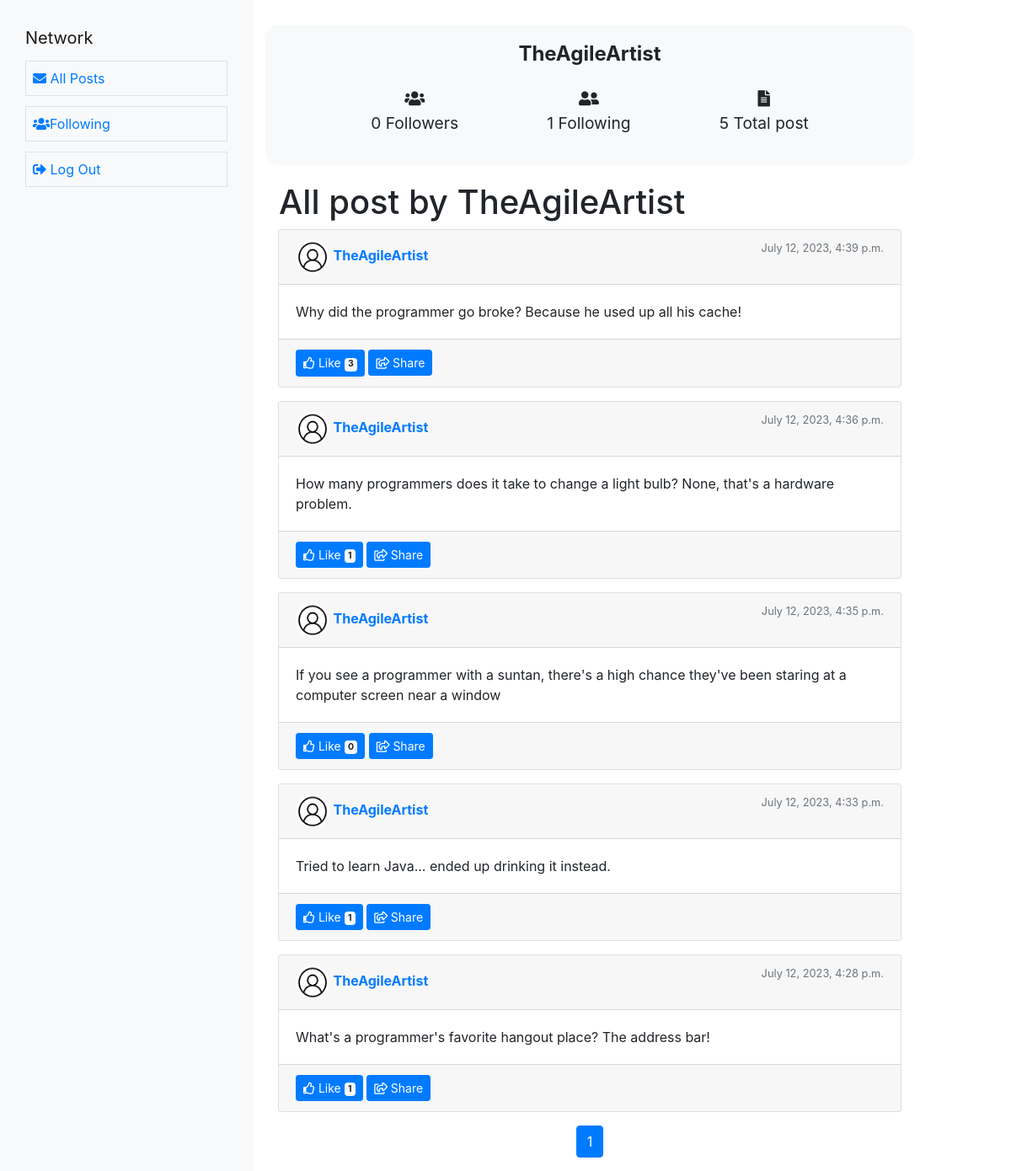
The app's page /user/TheAgileArtist/ with its own data.
### network/models.py (models this page shows, shortened)
class User(AbstractUser):
    pass

class Post(models.Model):
    user = models.ForeignKey(User, on_delete=models.CASCADE)
    content = models.TextField()
    like_count = models.PositiveIntegerField(default=0)
    date = models.DateTimeField(auto_now_add=True)

### network/views.py (the view)
# urls.py: path('user/<str:username>/', views.profile_view, name='profile'),
def profile_view(request, username):
    user = get_object_or_404(User, username=username)
    followed = False
    if request.user.is_authenticated:
        followed = Following.objects.filter(user=request.user, followed_user=user).exists()
    follower_count = Following.objects.filter(followed_user=user).count()
    following_count = Following.objects.filter(user = user).count()
    post_count = Post.objects.filter(user = user).count()
    posts = Post.objects.filter(user = user).order_by('-date')
    for p in posts:
        if request.user.is_authenticated:
            p.is_liked = Like.objects.filter(liked_post=p, user=request.user).exists()
        else:
            p.is_liked = False
    posts_per_page = 10
    paginator = Paginator(posts, posts_per_page)
    page_number = request.GET.get('page')  # Get the current page number from the request's query parameters
    page_obj = paginator.get_page(page_number)  # Get the Page object for the current page number
    context =  {
        'user': user,
        'posts' : posts,
        'followed' : followed,
        'follower_count' : follower_count,
        'following_count' : following_count,
        'post_count' : post_count,
        'page_obj': page_obj
    }
    return render(request, 'network/profile.html', context)

### network/templates/network/profile.html (shortened to what this page needs)
{% extends "network/layout.html" %}
{% block body %}
<div class="container main">
    <div class="row profile-header">
        <div class="col-12">
            <div class="d-flex align-items-center justify-content-center mb-3">
                <h1 class="profile-name">{{ user.username }}</h1>
            </div>
            <div class="row profile-stats">
                <div class="text-center">
                    <i class="fas fa-users fa-fw"></i>
                    <p><span class="fw-bold" id='followers_count'>{{follower_count}}</span> Followers</p>
                </div>
                <div class="text-center">
                    <i class="fas fa-user-friends fa-fw"></i>
                    <p><span class="fw-bold">{{following_count}}</span> Following</p>
                </div>
                <div class=" text-center">
                    <i class="fas fa-file-alt fa-fw"></i>
                    <p><span class="fw-bold">{{post_count}}</span> Total post</p>
                </div>
            </div>
        </div>
    </div>
    <div class="row">
        <h1 class="ml-3">All post by {{user.username}}</h1>
        {% for post in page_obj%}
        <div class="col-12 mb-3">
            <div class="card">
                <div class="card-header d-flex justify-content-between">
                    <a href="{% url 'profile' post.user.username %}">
                        <div>
                            <img
                                alt="Profile Picture" class="rounded-circle" style="width: 40px; height: 40px;">
                            <strong>{{post.user}}</strong>
                        </div>
                    </a>
                    <small class="text-muted">{{ post.date }}</small>
                </div>
                <div class="card-body" id="body_{{post.id}}">
                    <p class="card-text">{{post.content}}</p>
                </div>
                <div class="card-footer">
                    <button type="button" id="likeButton_{{post.pk}}" class="btn btn-primary btn-sm like_btn"
                        data-postid="{{post.pk}}" data-likecount="{{post.like_count}}">
                        <i class="far fa-thumbs-up"></i> {% if post.is_liked%} Unlike {% else %} Like{% endif %}
                        <span class="badge badge-light">{{post.like_count}}</span>
                    </button>
                    <button type="button" class="btn btn-primary btn-sm"><i class="far fa-share-square"></i>
                        Share</button>
                </div>
            </div>
        </div>
        {% endfor %}
        <div class="pagination-container">
            <nav aria-label="Page navigation example">
                <ul class="pagination">
                    {% if page_obj.object_list %}
                    {% for num in page_obj.paginator.page_range %}
                    <li class="page-item {% if page_obj.number == num %}active{% endif %}">
                        <a class="page-link" href="?page={{ num }}">{{ num }}</a>
                    </li>
                    {% endfor %}
                    {% endif %}
                </ul>
            </nav>
        </div>
    </div>
</div>
{% endblock %}

### network/static/network/styles.css (style rules this page uses)
.main { padding-top: 30px; }
.profile-header { background: #f8f9fa; border-radius: 15px; margin-bottom: 20px; padding: 20px; }
.profile-name { font-size: 1.5em; font-weight: bold; text-align: center; }
.profile-stats { font-size: 1.2em; display: flex; justify-content: space-evenly; }
.pagination-container { display: flex; width: 100%; justify-content: center; align-items: center; }

### records on screen
User: username "TheAgileArtist"
Post: user "TheAgileArtist", date "July 12, 2023, 4:39 p.m.", content "Why did the programmer go broke? Because he used up all his cache!", shows "Like", like_count "3"
Post: user "TheAgileArtist", date "July 12, 2023, 4:36 p.m.", content "How many programmers does it take to change a light bulb? None, that's a hardware problem.", shows "Like", like_count "1"
Post: user "TheAgileArtist", date "July 12, 2023, 4:35 p.m.", content "If you see a programmer with a suntan, there's a high chance they've been staring at a computer screen near a window", shows "Like", like_count "0"
Post: user "TheAgileArtist", date "July 12, 2023, 4:33 p.m.", content "Tried to learn Java... ended up drinking it instead.", shows "Like", like_count "1"
Post: user "TheAgileArtist", date "July 12, 2023, 4:28 p.m.", content "What's a programmer's favorite hangout place? The address bar!", shows "Like", like_count "1"

### other values on screen
{{ follower_count }} "0"
{{ following_count }} "1"
{{ post_count }} "5"
{{ num }} "1"
